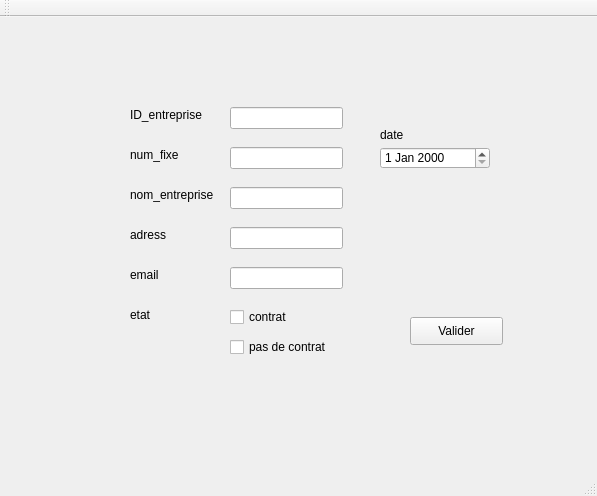
<?xml version="1.0" encoding="UTF-8"?>
<ui version="4.0">
 <class>MainWindow</class>
 <widget class="QMainWindow" name="MainWindow">
  <property name="geometry">
   <rect>
    <x>0</x>
    <y>0</y>
    <width>597</width>
    <height>496</height>
   </rect>
  </property>
  <property name="windowTitle">
   <string>Gestion des Clients</string>
  </property>
  <widget class="QWidget" name="centralWidget">
   <widget class="QStackedWidget" name="stackedWidget">
    <property name="geometry">
     <rect>
      <x>90</x>
      <y>40</y>
      <width>461</width>
      <height>331</height>
     </rect>
    </property>
    <property name="currentIndex">
     <number>1</number>
    </property>
    <widget class="QWidget" name="page">
     <widget class="QTableView" name="tableView">
      <property name="geometry">
       <rect>
        <x>20</x>
        <y>50</y>
        <width>256</width>
        <height>151</height>
       </rect>
      </property>
     </widget>
     <widget class="QPushButton" name="pushButton">
      <property name="geometry">
       <rect>
        <x>300</x>
        <y>70</y>
        <width>93</width>
        <height>28</height>
       </rect>
      </property>
      <property name="text">
       <string>Ajouter</string>
      </property>
     </widget>
     <widget class="QPushButton" name="pushButton_2">
      <property name="geometry">
       <rect>
        <x>300</x>
        <y>130</y>
        <width>93</width>
        <height>28</height>
       </rect>
      </property>
      <property name="text">
       <string>Suppprimer</string>
      </property>
     </widget>
    </widget>
    <widget class="QWidget" name="page_2">
     <widget class="QLineEdit" name="lineEdit">
      <property name="geometry">
       <rect>
        <x>140</x>
        <y>50</y>
        <width>113</width>
        <height>22</height>
       </rect>
      </property>
      <property name="text">
       <string/>
      </property>
     </widget>
     <widget class="QLabel" name="label">
      <property name="geometry">
       <rect>
        <x>40</x>
        <y>50</y>
        <width>91</width>
        <height>16</height>
       </rect>
      </property>
      <property name="text">
       <string>ID_entreprise</string>
      </property>
     </widget>
     <widget class="QLineEdit" name="lineEdit_2">
      <property name="geometry">
       <rect>
        <x>140</x>
        <y>90</y>
        <width>113</width>
        <height>22</height>
       </rect>
      </property>
     </widget>
     <widget class="QLineEdit" name="lineEdit_3">
      <property name="geometry">
       <rect>
        <x>140</x>
        <y>130</y>
        <width>113</width>
        <height>22</height>
       </rect>
      </property>
     </widget>
     <widget class="QLineEdit" name="lineEdit_5">
      <property name="geometry">
       <rect>
        <x>140</x>
        <y>210</y>
        <width>113</width>
        <height>22</height>
       </rect>
      </property>
     </widget>
     <widget class="QLineEdit" name="lineEdit_4">
      <property name="geometry">
       <rect>
        <x>140</x>
        <y>170</y>
        <width>113</width>
        <height>22</height>
       </rect>
      </property>
     </widget>
     <widget class="QLabel" name="label_2">
      <property name="geometry">
       <rect>
        <x>40</x>
        <y>90</y>
        <width>91</width>
        <height>16</height>
       </rect>
      </property>
      <property name="text">
       <string>num_fixe</string>
      </property>
     </widget>
     <widget class="QLabel" name="label_3">
      <property name="geometry">
       <rect>
        <x>40</x>
        <y>130</y>
        <width>91</width>
        <height>16</height>
       </rect>
      </property>
      <property name="text">
       <string>nom_entreprise</string>
      </property>
     </widget>
     <widget class="QLabel" name="label_7">
      <property name="geometry">
       <rect>
        <x>40</x>
        <y>170</y>
        <width>91</width>
        <height>16</height>
       </rect>
      </property>
      <property name="text">
       <string>adress</string>
      </property>
     </widget>
     <widget class="QLabel" name="label_8">
      <property name="geometry">
       <rect>
        <x>40</x>
        <y>210</y>
        <width>91</width>
        <height>16</height>
       </rect>
      </property>
      <property name="text">
       <string>email</string>
      </property>
     </widget>
     <widget class="QLabel" name="label_9">
      <property name="geometry">
       <rect>
        <x>40</x>
        <y>250</y>
        <width>91</width>
        <height>16</height>
       </rect>
      </property>
      <property name="text">
       <string>etat</string>
      </property>
     </widget>
     <widget class="QCheckBox" name="checkBox">
      <property name="geometry">
       <rect>
        <x>140</x>
        <y>250</y>
        <width>83</width>
        <height>20</height>
       </rect>
      </property>
      <property name="text">
       <string>contrat</string>
      </property>
     </widget>
     <widget class="QCheckBox" name="checkBox_2">
      <property name="geometry">
       <rect>
        <x>140</x>
        <y>280</y>
        <width>111</width>
        <height>20</height>
       </rect>
      </property>
      <property name="text">
       <string>pas de contrat</string>
      </property>
     </widget>
     <widget class="QDateEdit" name="dateEdit">
      <property name="geometry">
       <rect>
        <x>290</x>
        <y>90</y>
        <width>110</width>
        <height>22</height>
       </rect>
      </property>
     </widget>
     <widget class="QLabel" name="label_10">
      <property name="geometry">
       <rect>
        <x>290</x>
        <y>70</y>
        <width>91</width>
        <height>16</height>
       </rect>
      </property>
      <property name="text">
       <string>date </string>
      </property>
     </widget>
     <widget class="QPushButton" name="pushButton_3">
      <property name="geometry">
       <rect>
        <x>320</x>
        <y>260</y>
        <width>93</width>
        <height>28</height>
       </rect>
      </property>
      <property name="text">
       <string>Valider</string>
      </property>
     </widget>
    </widget>
   </widget>
  </widget>
  <widget class="QMenuBar" name="menuBar">
   <property name="geometry">
    <rect>
     <x>0</x>
     <y>0</y>
     <width>597</width>
     <height>22</height>
    </rect>
   </property>
  </widget>
  <widget class="QToolBar" name="mainToolBar">
   <attribute name="toolBarArea">
    <enum>TopToolBarArea</enum>
   </attribute>
   <attribute name="toolBarBreak">
    <bool>false</bool>
   </attribute>
  </widget>
  <widget class="QStatusBar" name="statusBar"/>
 </widget>
 <layoutdefault spacing="6" margin="11"/>
 <resources/>
 <connections/>
</ui>
